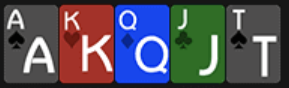
#> input picture attached_assets/image_2025-08-17_130952183_1755450592192.png, 289 x 88 px
$ python -i enhanced_ocr_engine.py   (imports and definitions only)
#> lines starting #> are read from the running program, lines starting #| are printed output that depends on the picture; after the words box and inside, x2 and y2 are one past the last pixel; in counts of white or black regions, pixels touching at a corner belong together
"""
Enhanced OCR engine with field-specific optimizations for poker table elements.
Provides specialized text extraction for different poker UI elements.
"""

import cv2
import numpy as np
import pytesseract
import re
import os
import logging
from typing import Optional, Dict, Any
from dataclasses import dataclass

logger = logging.getLogger(__name__)

@dataclass
class OCRResult:
    """OCR extraction result with confidence and metadata."""
    text: str
    confidence: float
    field_type: str = "general"
    raw_text: str = ""
    normalized: bool = False

# Field-specific Tesseract settings
PSM_SETTINGS = {
    "money": "7",      # Single text line
    "stack": "7",      # Single text line
    "timer": "7",      # Single text line
    "name": "7",       # Single text line
    "buttons": "6",    # Block of text
    "general": "6"     # Block of text
}

WHITELIST_CHARS = {
    "money": "0123456789.$,",
    "stack": "0123456789.$,KkMm",  # Include K/M for abbreviated amounts
    "timer": "0123456789:",
    "name": "ABCDEFGHIJKLMNOPQRSTUVWXYZabcdefghijklmnopqrstuvwxyz0123456789-_ ",
    "buttons": "ABCDEFGHIJKLMNOPQRSTUVWXYZabcdefghijklmnopqrstuvwxyz",
    "general": None  # No restrictions
}

class EnhancedOCREngine:
    """OCR engine optimized for poker table text extraction."""

    def __init__(self):
        """Initialize OCR engine with Windows path detection."""
        self.setup_tesseract_path()

    def setup_tesseract_path(self):
        """Configure Tesseract path for Windows compatibility."""
        if os.name == "nt":  # Windows
            # Common Tesseract installation paths
            possible_paths = [
                r"C:\Program Files\Tesseract-OCR\tesseract.exe",
                r"C:\Program Files (x86)\Tesseract-OCR\tesseract.exe",
                r"C:\Users\{}\AppData\Local\Programs\Tesseract-OCR\tesseract.exe".format(
                    os.environ.get("USERNAME", "")
                )
            ]

            for path in possible_paths:
                if os.path.exists(path):
                    pytesseract.pytesseract.tesseract_cmd = path
                    logger.info(f"Using Tesseract at: {path}")
                    break
            else:
                logger.warning("Tesseract not found at standard Windows locations")

            # Set tessdata path if available
            tessdata_path = r"C:\Program Files\Tesseract-OCR\tessdata"
            if os.path.exists(tessdata_path):
                os.environ["TESSDATA_PREFIX"] = tessdata_path

    def preprocess_for_ocr(self, img_bgr: np.ndarray, field_type: str = "general") -> np.ndarray:
        """Preprocess image for optimal OCR results based on field type."""
        # Convert to grayscale
        gray = cv2.cvtColor(img_bgr, cv2.COLOR_BGR2GRAY)

        # Upscale for better OCR accuracy
        gray = cv2.resize(gray, None, fx=2, fy=2, interpolation=cv2.INTER_CUBIC)

        # Field-specific preprocessing
        if field_type in ["money", "stack"]:
            # For money/stack: high contrast, noise reduction
            gray = cv2.bilateralFilter(gray, 9, 75, 75)
            _, thresh = cv2.threshold(gray, 0, 255, cv2.THRESH_BINARY + cv2.THRESH_OTSU)
        elif field_type == "buttons":
            # For buttons: edge enhancement
            gray = cv2.GaussianBlur(gray, (3, 3), 0)
            _, thresh = cv2.threshold(gray, 127, 255, cv2.THRESH_BINARY)
        else:
            # General preprocessing
            gray = cv2.bilateralFilter(gray, 7, 75, 75)
            _, thresh = cv2.threshold(gray, 0, 255, cv2.THRESH_BINARY + cv2.THRESH_OTSU)

        return thresh

    def extract_text(self, img_bgr: np.ndarray, field_type: str = "general") -> str:
        """Extract text using field-specific OCR settings."""
        try:
            # Preprocess image
            processed = self.preprocess_for_ocr(img_bgr, field_type)

            # Build Tesseract config
            psm = PSM_SETTINGS.get(field_type, "6")
            config_parts = [f"--psm {psm}"]

            # Add character whitelist if specified
            whitelist = WHITELIST_CHARS.get(field_type)
            if whitelist:
                config_parts.append(f'-c tessedit_char_whitelist="{whitelist}"')

            config = " ".join(config_parts)

            # Extract text
            text = pytesseract.image_to_string(processed, config=config)
            return text.strip()

        except Exception as e:
            logger.error(f"OCR extraction failed for {field_type}: {e}")
            return ""

    def text(self, img_bgr: np.ndarray, field_type: str = "general") -> str:
        """Confidence-gated text extraction with normalization."""
        # Get preprocessed image for confidence estimation
        processed = self.preprocess_for_ocr(img_bgr, field_type)

        # Extract raw text
        raw_text = self.extract_text(img_bgr, field_type)

        # Normalize based on field type
        if field_type in ["money", "stack"]:
            normalized = self.normalize_money(raw_text)
        elif field_type == "name":
            normalized = self.normalize_player_name(raw_text)
        elif field_type == "timer":
            normalized = self.normalize_timer(raw_text)
        else:
            normalized = raw_text.strip()

        # Estimate confidence
        confidence = self._confidence_estimate(processed, raw_text, normalized)

        # Gate low-quality reads
        if confidence >= 0.6:
            return normalized
        else:
            logger.debug(f"Low confidence OCR result filtered: {confidence:.2f} for '{raw_text}'")
            return ""

    # [134 lines left out: functions _confidence_estimate, normalize_money, normalize_player_name, normalize_timer, extract_and_normalize, extract_with_result and 1 more, not called in this run]

>>> import cv2
>>> picture = cv2.imread('../../attached_assets/image_2025-08-17_130952183_1755450592192.png')
#> picture is the input picture: shape (88, 289, 3); mean B, G, R 94.8, 82.7, 83.5
>>> result = EnhancedOCREngine().text(picture)
#> in preprocess_for_ocr, `gray = cv2.cvtColor(img_bgr, cv2.COLOR_BGR2GRAY)`:
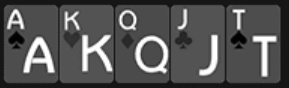
#> gray: shape (88, 289); min 2, max 255, mean 84.3
#> in preprocess_for_ocr, `gray = cv2.resize(gray, None, fx=2, fy=2, interpolation=cv2.INTER_CUBIC)`:
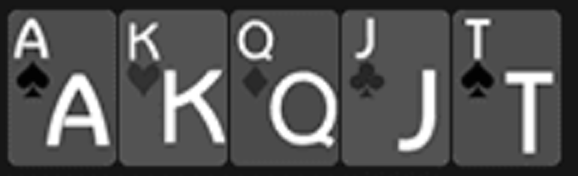
#> gray: shape (176, 578); min 0, max 255, mean 84.3
#> in preprocess_for_ocr, `_, thresh = cv2.threshold(gray, 0, 255, cv2.THRESH_BINARY + cv2.THRESH..`:
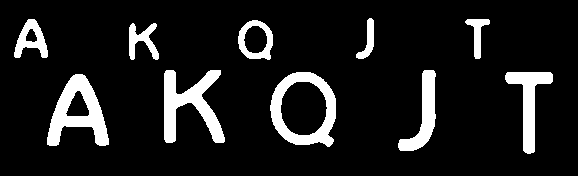
#> thresh: shape (176, 578); 11.2% white; 10 white regions, largest, box (x1, y1, x2, y2) and area: (47, 74, 109, 146) 2111, (164, 70, 225, 143) 2084, (270, 72, 336, 147) 2010
#> (the run stopped early here; a loop or call above may not have finished)

$ run again, on attached_assets/image_2025-08-18_160038853_1755547238858.png
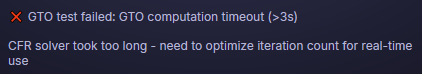
#> input picture attached_assets/image_2025-08-18_160038853_1755547238858.png, 422 x 74 px
#> picture is the input picture: shape (74, 422, 3); mean B, G, R 62.9, 41, 41.3
#> in preprocess_for_ocr, `gray = cv2.bilateralFilter(gray, 7, 75, 75)`:
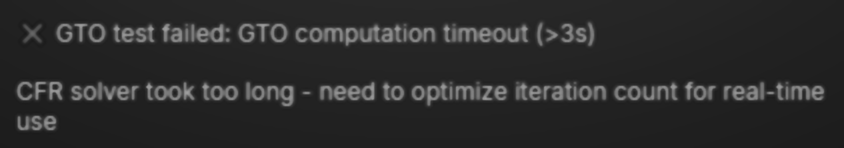
#> gray: shape (148, 844); min 25, max 158, mean 43.3
#> in preprocess_for_ocr, `_, thresh = cv2.threshold(gray, 0, 255, cv2.THRESH_BINARY + cv2.THRESH..`:
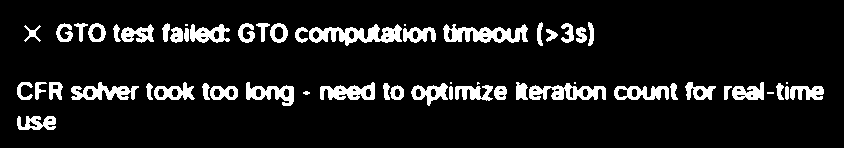
#> thresh: shape (148, 844); 10.1% white; 57 white regions (7 under 20 px), largest, box (x1, y1, x2, y2) and area: (309, 24, 402, 46) 1040, (443, 24, 528, 43) 929, (529, 83, 606, 100) 771

$ run again, on attached_assets/image_2025-08-18_160639201_1755547599206.png
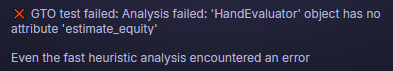
#> input picture attached_assets/image_2025-08-18_160639201_1755547599206.png, 393 x 71 px
#> picture is the input picture: shape (71, 393, 3); mean B, G, R 66.3, 43.9, 44.3
#> in preprocess_for_ocr, `gray = cv2.bilateralFilter(gray, 7, 75, 75)`:
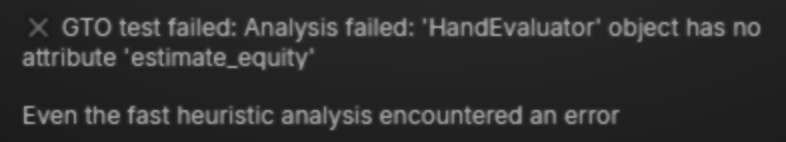
#> gray: shape (142, 786); min 25, max 159, mean 46.3
#> in preprocess_for_ocr, `_, thresh = cv2.threshold(gray, 0, 255, cv2.THRESH_BINARY + cv2.THRESH..`:
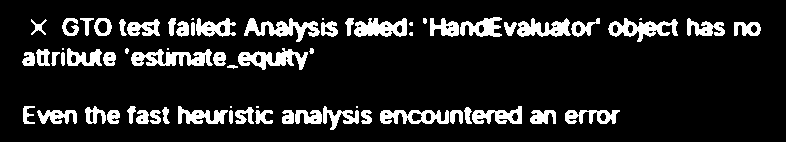
#> thresh: shape (142, 786); 13.2% white; 67 white regions (11 under 20 px), largest, box (x1, y1, x2, y2) and area: (131, 49, 213, 66) 844, (244, 18, 320, 42) 797, (238, 48, 308, 70) 763
